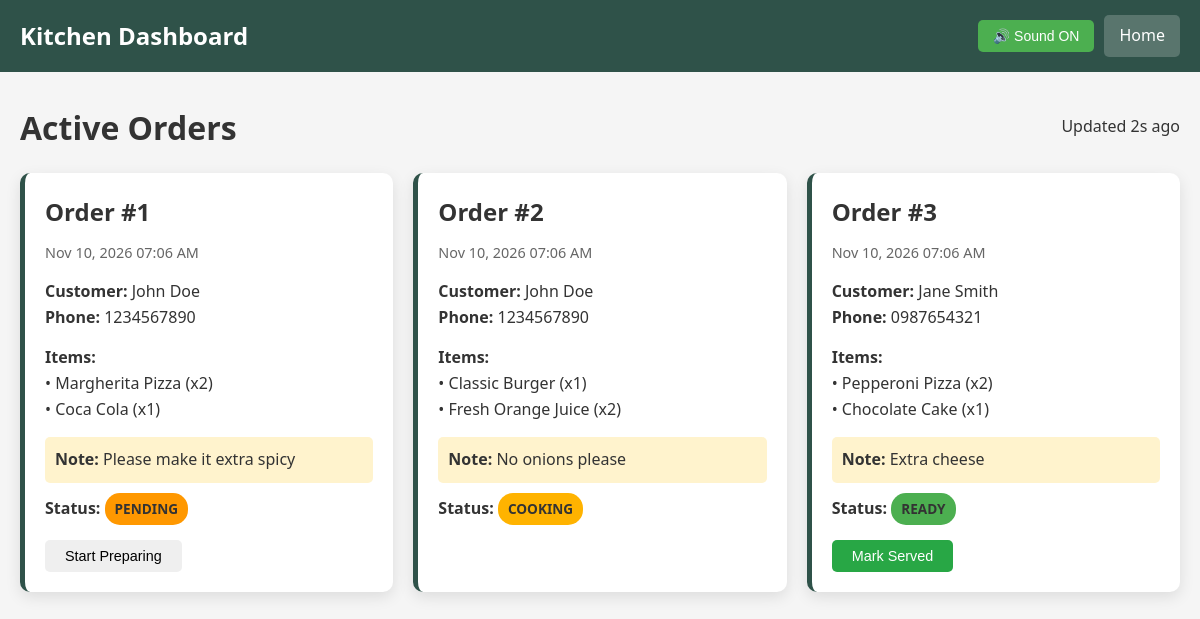
/kitchen/index.php, run on the app's committed database.
### tables this page shows
CREATE TABLE orders (
    id INT AUTO_INCREMENT PRIMARY KEY,
    user_id INT NOT NULL,
    total_amount DECIMAL(10, 2) NOT NULL,
    status VARCHAR(50) DEFAULT 'Pending',
    notes TEXT,
    order_time TIMESTAMP DEFAULT CURRENT_TIMESTAMP,
    FOREIGN KEY (user_id) REFERENCES users(id) ON DELETE CASCADE
);

CREATE TABLE users (
    id INT AUTO_INCREMENT PRIMARY KEY,
    name VARCHAR(100) NOT NULL,
    email VARCHAR(100) UNIQUE NOT NULL,
    phone VARCHAR(20) NOT NULL,
    password VARCHAR(255) NOT NULL,
    created_at TIMESTAMP DEFAULT CURRENT_TIMESTAMP
);

CREATE TABLE order_items (
    id INT AUTO_INCREMENT PRIMARY KEY,
    order_id INT NOT NULL,
    food_id INT NOT NULL,
    quantity INT NOT NULL,
    price DECIMAL(10, 2) NOT NULL,
    FOREIGN KEY (order_id) REFERENCES orders(id) ON DELETE CASCADE,
    FOREIGN KEY (food_id) REFERENCES foods(id) ON DELETE CASCADE
);

CREATE TABLE foods (
    id INT AUTO_INCREMENT PRIMARY KEY,
    category_id INT NOT NULL,
    name VARCHAR(100) NOT NULL,
    description TEXT,
    price DECIMAL(10, 2) NOT NULL,
    image VARCHAR(255),
    available TINYINT(1) DEFAULT 1,
    created_at TIMESTAMP DEFAULT CURRENT_TIMESTAMP,
    FOREIGN KEY (category_id) REFERENCES categories(id) ON DELETE CASCADE
);

### includes/functions.php (called while the page is built, shortened)
<?php
function format_date($datetime) {
    return date('M d, Y h:i A', strtotime($datetime));
}
function get_order_items($order_id) {
    global $conn;
    $order_id = clean_input($order_id);
    $result = mysqli_query($conn, "SELECT oi.*, f.name as food_name FROM order_items oi LEFT JOIN foods f ON oi.food_id = f.id WHERE oi.order_id = '$order_id'");
    $items = [];
    while ($row = mysqli_fetch_assoc($result)) $items[] = $row;
    return $items;
}
function get_status_color($status) {
    $map = [
        'Pending' => '#ff9800',
        'Received' => '#03a9f4',
        'Preparing' => '#ffb300',
        'Cooking' => '#ffb300',
        'Ready' => '#4caf50',
        'Served' => '#2196f3',
        'Completed' => '#4caf50',
        'Cancelled' => '#f44336',
    ];
    return $map[$status] ?? '#888';
}

### includes/config.php (called while the page is built, shortened)
<?php
$conn = mysqli_connect(DB_HOST, DB_USER, DB_PASS, DB_NAME);
mysqli_set_charset($conn, "utf8");
function clean_input($data) {
    global $conn;
    $data = trim($data);
    $data = stripslashes($data);
    $data = htmlspecialchars($data);
    $data = mysqli_real_escape_string($conn, $data);
    return $data;
}
?>

### kitchen/index.php (the view, shortened to what this page needs)
<?php
require_once '../includes/config.php';
require_once '../includes/functions.php';
$query = "SELECT o.*, u.name as customer_name, u.phone
          FROM orders o
          LEFT JOIN users u ON o.user_id = u.id
          WHERE o.status IN ('Pending', 'Received', 'Cooking', 'Preparing', 'Ready')
          ORDER BY o.order_time ASC";
$result = mysqli_query($conn, $query);
$orders = array();
while ($row = mysqli_fetch_assoc($result)) {
    $orders[] = $row;
}
?>
<!DOCTYPE html>
<html lang="en">
<head>
    <link rel="stylesheet" href="../assets/css/style.css">
    <link rel="stylesheet" href="../assets/css/kitchen.css">
</head>
<body>
    <nav class="kitchen-navbar">
        <div class="navbar-content">
            <div style="font-size: 1.5em; font-weight: bold;">Kitchen Dashboard</div>
            <div style="display: flex; align-items: center; gap: 10px;">
                <button id="soundToggle" onclick="toggleSound()" style="padding: 8px 15px; background: #ff5722; color: white; border: none; border-radius: 5px; cursor: pointer; font-size: 14px;">
                </button>
                <a href="../index.html" style="color: white; text-decoration: none; padding: 8px 15px; background: rgba(255,255,255,0.2); border-radius: 5px;">Home</a>
            </div>
        </div>
    </nav>
    <div class="kitchen-container">
        <div style="display: flex; justify-content: space-between; align-items: center; margin-bottom: 20px;">
            <h1>Active Orders</h1>
            <div>
                <span id="lastUpdate"></span>
            </div>
        </div>
        <div class="order-grid" id="ordersGrid">
            <?php if (empty($orders)): ?>
                <div style="grid-column: 1/-1; text-align: center; padding: 40px;">
                    <h2>No active orders</h2>
                    <p>All orders have been completed!</p>
                </div>
            <?php else: ?>
                <?php foreach ($orders as $order): ?>
                    <div class="kitchen-order-card">
                        <div class="order-number">Order #<?php echo $order['id']; ?></div>
                        <div class="order-time"><?php echo format_date($order['order_time']); ?></div>
                        <div style="margin: 15px 0;">
                            <strong>Customer:</strong> <?php echo htmlspecialchars($order['customer_name']); ?><br>
                            <strong>Phone:</strong> <?php echo htmlspecialchars($order['phone']); ?>
                        </div>
                        <div style="margin: 15px 0;">
                            <strong>Items:</strong>
                            <?php
                            $items = get_order_items($order['id']);
                            foreach ($items as $item):
                            ?>
                                <div>• <?php echo htmlspecialchars($item['food_name']); ?> (x<?php echo $item['quantity']; ?>)</div>
                            <?php endforeach; ?>
                        </div>
                        <?php if (!empty($order['notes'])): ?>
                            <div style="background: #fff3cd; padding: 10px; border-radius: 5px; margin: 10px 0;">
                                <strong>Note:</strong> <?php echo htmlspecialchars($order['notes']); ?>
                            </div>
                        <?php endif; ?>
                        <div>
                            <strong>Status:</strong>
                            <span class="badge" style="background-color: <?php echo get_status_color($order['status']); ?>;">
                                <?php echo $order['status']; ?>
                            </span>
                        </div>
                        <div class="status-buttons">
                            <?php if ($order['status'] == 'Pending'): ?>
                                <button class="btn btn-info btn-sm" onclick="updateStatus(<?php echo $order['id']; ?>, 'Preparing')">Start Preparing</button>
                            <?php elseif ($order['status'] == 'Preparing'): ?>
                                <button class="btn btn-success btn-sm" onclick="updateStatus(<?php echo $order['id']; ?>, 'Ready')">Mark Ready</button>
                            <?php elseif ($order['status'] == 'Ready'): ?>
                                <button class="btn btn-success btn-sm" onclick="updateStatus(<?php echo $order['id']; ?>, 'Served')">Mark Served</button>
                            <?php endif; ?>
                        </div>
                    </div>
                <?php endforeach; ?>
            <?php endif; ?>
        </div>
    </div>
</body>
</html>

### assets/css/style.css (style rules this page uses)
* { margin: 0; box-sizing: border-box; }
body { font-family: 'Segoe UI', Tahoma, Geneva, Verdana, sans-serif; line-height: 1.6; color: #333; background-color: #f5f5f5; }
.btn { display: inline-block; padding: 12px 30px; border: none; border-radius: 5px; font-size: 1em; cursor: pointer; text-decoration: none; transition: all 0.3s ease; text-align: center; }
.btn-success { background: #28a745; color: white; }
.btn-sm { padding: 8px 20px; font-size: 0.9em; }
.badge { display: inline-block; padding: 5px 10px; border-radius: 15px; font-size: 0.85em; font-weight: 600; text-transform: uppercase; }

### assets/css/kitchen.css (style rules this page uses)
.kitchen-navbar { background: #2F5249; color: white; padding: 15px 0; }
.navbar-content { max-width: 1200px; margin: 0 auto; padding: 0 20px; display: flex; justify-content: space-between; align-items: center; }
.kitchen-container { max-width: 1200px; margin: 30px auto; padding: 0 20px; }
.order-grid { display: grid; grid-template-columns: repeat(auto-fill, minmax(350px, 1fr)); gap: 20px; }
.kitchen-order-card { background: white; border-radius: 10px; padding: 20px; box-shadow: 0 5px 15px rgba(0,0,0,0.1); border-left: 5px solid #2F5249; }
.order-number { font-size: 1.5em; font-weight: bold; color: #333; margin-bottom: 10px; }
.order-time { color: #666; font-size: 0.9em; margin-bottom: 15px; }
.status-buttons { display: flex; gap: 10px; margin-top: 15px; }

### data on the page
orders: id "1", order_time "Nov 10, 2026 07:06 AM", user.name "John Doe", user.phone "1234567890", notes "Please make it extra spicy", status "PENDING"
order_items: food.name "Margherita Pizza", quantity "2"
order_items: food.name "Coca Cola", quantity "1"
orders: id "2", order_time "Nov 10, 2026 07:06 AM", user.name "John Doe", user.phone "1234567890", notes "No onions please", status "COOKING"
order_items: food.name "Classic Burger", quantity "1"
order_items: food.name "Fresh Orange Juice", quantity "2"
orders: id "3", order_time "Nov 10, 2026 07:06 AM", user.name "Jane Smith", user.phone "0987654321", notes "Extra cheese", status "READY"
order_items: food.name "Pepperoni Pizza", quantity "2"
order_items: food.name "Chocolate Cake", quantity "1"
